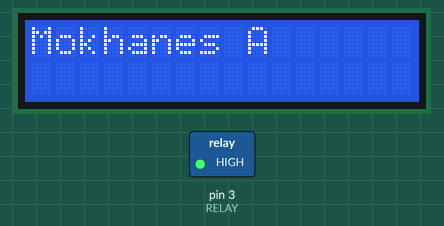
This sketch was run on a simulated Arduino Uno, built with avr-gcc and run on an emulated ATmega328P. Parts: 16×2 character LCD, switched loads named in the sketch (green lamp = pin HIGH). Dashed ring = blinking.

Above: at 0.1 s.
Timing chart, 0 to 130.0 s (numbered marks = the images above):
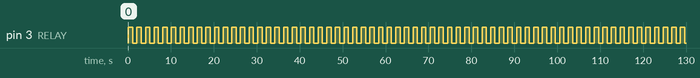

Measured:
- by itself, pin 3 (RELAY): alternates HIGH for 1.0 s and LOW for 1.0 s

The sketch:

LCD_Testing_code.ino
```cpp
#include <Wire.h>
#include <LiquidCrystal_I2C.h>

LiquidCrystal_I2C lcd(0x27, 16, 2);

const int RELAY=3;

void setup() {
  Serial.begin(9600);
  pinMode(RELAY, OUTPUT);
  lcd.init();
  lcd.backlight();
}

void loop() {

    lcd.setCursor(0, 0);
    lcd.print("Mokhanes A");
    digitalWrite(RELAY,HIGH);
    delay(1000);
    digitalWrite(RELAY,LOW);
    delay(1000);
}
```
